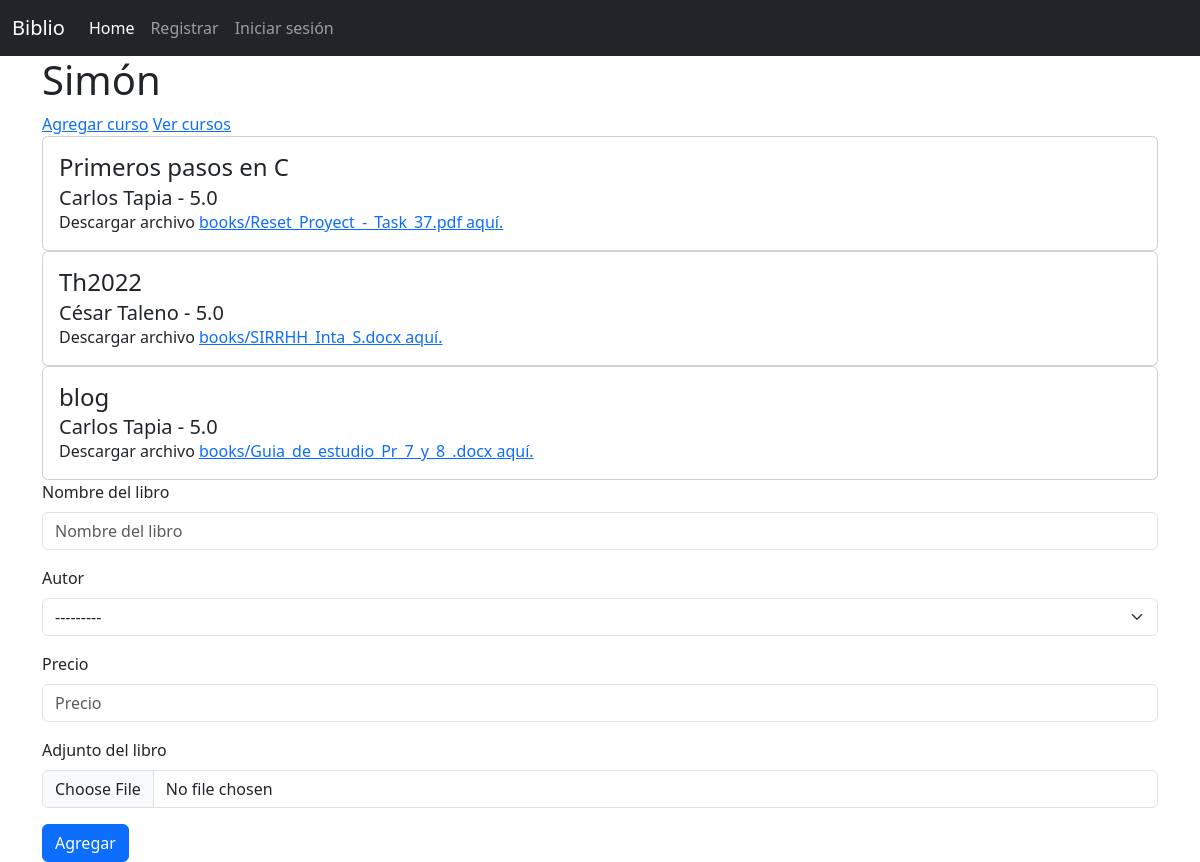
The page / on the database its author committed.
### books/models.py (models this page shows, shortened)
class Book(models.Model):
    name = models.CharField(verbose_name="Nombre del libro", max_length=50)
    author = models.ForeignKey(Author, related_name="books",verbose_name="Autor", on_delete=models.CASCADE)
    price = models.FloatField(verbose_name="Precio")
    preview = models.FileField(upload_to="books/", verbose_name="Adjunto del libro")

class Author(models.Model):
    first_name = models.CharField(verbose_name="Nombres", max_length=50)
    last_name = models.CharField(verbose_name="Apellidos", max_length=50)
    def __str__(self):
        return self.first_name + " " + self.last_name

### books/views.py (the view, shortened to what this page needs)
# urls.py: path('', index),
def index(request):
    formulario = BookForm()
    if request.method =="GET":
        print("GET method")
    context = {
        "formulario": formulario,
        "books": Book.objects.all() # select * from book
    }
    return render(request, 'books/index.html', context)

### books/forms.py
class BookForm(ModelForm):
    class Meta:
        model = Book
        fields = "__all__"

### books/templates/books/index.html (shortened to what this page needs)
{% extends 'base.html' %}
{% load bootstrap5 %}
{% block main %}
<h1>Simón</h1>
<a href="{% url "readers:new" %}">Agregar curso</a>
<a href="{% url "readers:list" %}">Ver cursos</a>
{% for book in books %}
<div class="card">
  <div class="card-body">
    <h4 class="card-title">
      {{book.name}}
    </h4>
    <h5 class="card-subtitle">
      {{book.author}} - {{book.price}}
    </h5>
    <p class="card-text">
      Descargar archivo <a href="/media/{{book.preview}}">{{book.preview}} aquí.</a>
    </p>
  </div>
</div>
{% endfor %}
<form method="post" enctype="multipart/form-data">
  {% bootstrap_form formulario %}
  <input type="submit" value="Agregar" class="btn btn-primary">
</form>
{% endblock %}

### rows shown on the page
Book: name "Primeros pasos en C", author "Carlos Tapia", price "5.0", preview "books/Reset_Proyect_-_Task_37.pdf"
Book: name "Th2022", author "César Taleno", price "5.0", preview "books/SIRRHH_Inta_S.docx"
Book: name "blog", author "Carlos Tapia", price "5.0", preview "books/Guia_de_estudio_Pr_7_y_8_.docx"
